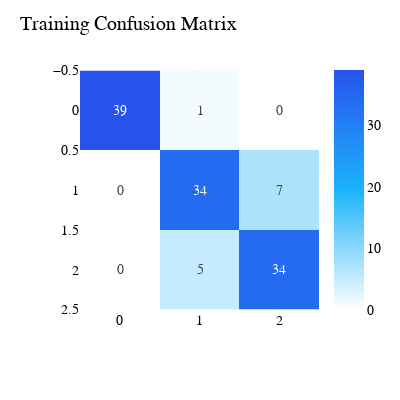

Notebook cell for this chart:
### Code cell
print('Training Classification Report\n', classification_report(y_train, y_train_pred))
cm = confusion_matrix(y_train, y_train_pred)
cm_train_fig = px.imshow(cm, color_continuous_scale=['white' ,colors[4], colors[0]], text_auto=True)
cm_train_fig.update_layout(
    template='plotly_white',
    title='Training Confusion Matrix',
    width=400,
    height=400,
    font=dict(family='Georgia', size=14, color='black')
)

### Figure 1 — Plotly figure (JSON) as saved in the notebook; plotly's stock layout.template omitted (floating-point values rounded to 4 significant figures)
{"data": [{"coloraxis": "coloraxis", "hovertemplate": "x: %{x}<br>y: %{y}<br>color: %{z}<extra></extra>", "name": "0", "texttemplate": "%{z}", "type": "heatmap", "xaxis": "x", "yaxis": "y", "z": [[39, 1, 0], [0, 34, 7], [0, 5, 34]]}], "layout": {"coloraxis": {"colorscale": [[0, "white"], [0.5, "#1bb4fa"], [1, "#2752ee"]]}, "font": {"color": "black", "family": "Georgia", "size": 14}, "height": 400, "margin": {"t": 60}, "title": {"text": "Training Confusion Matrix"}, "width": 400, "xaxis": {"anchor": "y", "constrain": "domain", "domain": [0, 1], "scaleanchor": "y"}, "yaxis": {"anchor": "x", "autorange": "reversed", "constrain": "domain", "domain": [0, 1]}}}
